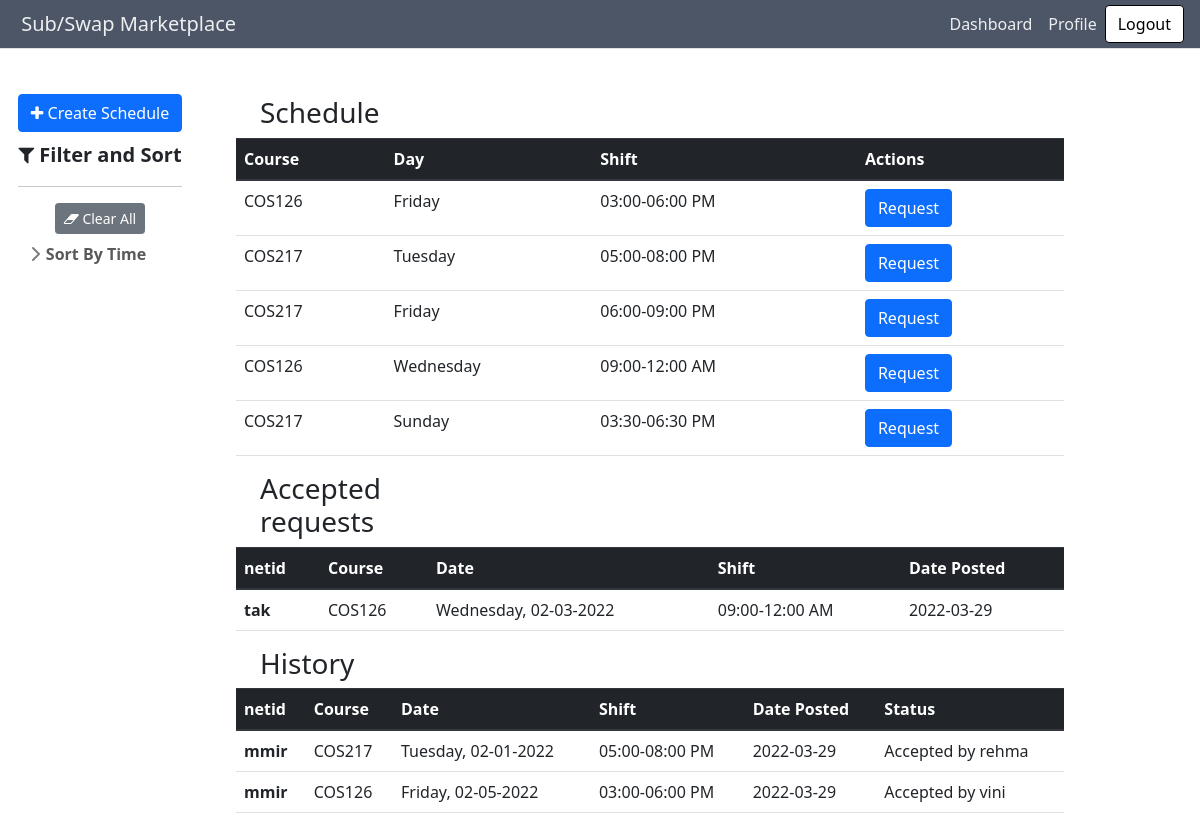
The app's page /profile (signed in) with its own data.
### subapp/models.py (models this page shows, shortened)
class Shift(db.Model):
    id = db.Column(db.Integer, primary_key=True)
    day = db.Column(db.String(10), nullable=False)
    start = db.Column(db.Time, nullable=False)
    end = db.Column(db.Time, nullable=False)
    course = db.Column(db.String(120), nullable=False)
    staff = db.relationship(
        "User", secondary=a_assigned_shifts, back_populates="schedule")
    requests = db.relationship(
        "Request", secondary=a_requested_shifts, back_populates="shift")

class Request(db.Model):
    id = db.Column(db.Integer, primary_key=True)
    swap = db.Column(db.Boolean, default=False, nullable=False)
    base_price = db.Column(db.Integer, nullable=False)
    accepted = db.Column(db.Boolean, default=False, nullable=False)
    bonus = db.Column(db.Integer, nullable=False, default=0)
    date_posted = db.Column(db.DateTime, nullable=False, default=datetime.utcnow)
    date_requested = db.Column(db.DateTime, nullable=False)
    posted_by = db.relationship(
        "User", secondary=a_posted_requests, back_populates='posted_requests')
    accepted_by = db.relationship(
        "User", secondary=a_accepted_requests, back_populates='accepted_requests')
    shift = db.relationship(
        "Shift", secondary=a_requested_shifts, back_populates="requests")

class User(db.Model, UserMixin):
    id = db.Column(db.Integer, primary_key=True)
    netid = db.Column(db.String(120), unique=True, nullable=False)
    balance = db.Column(db.Integer, default=0)
    posted_requests = db.relationship(
        "Request", secondary=a_posted_requests, back_populates='posted_by')
    accepted_requests = db.relationship(
        "Request", secondary=a_accepted_requests, back_populates='accepted_by')
    schedule = db.relationship("Shift", secondary=a_assigned_shifts, back_populates='staff')
    def inactive_requests(self):
        return [request for request in self.posted_requests if request.accepted]

### subapp/main/routes.py (the view)
@main.route("/profile", methods=['GET', 'PUT'])
@login_required
def profile():
    html = render_template('main/profile.html', shifts=current_user.schedule, requests=current_user.accepted_requests, history=current_user.inactive_requests())
    return make_response(html)

### subapp/models.py (called while the page is built)
@login_manager.user_loader
def load_user(user_id):
    return User.query.get(int(user_id))

### subapp/main/templates/main/profile.html (shortened to what this page needs)
{% extends "main/base.html" %}
{% import 'bootstrap/wtf.html' as wtf %}
{% block content %}
<div class="container-fluid">
  <div class="row align-items-start">
    <div class="sticky sidebar_container col-md-2">
      {% with tags_by_category=tags_by_category %} {% include
      "main/sidebar.html" %} {%endwith%}
    </div>
    <div class="col-md-9">
      <section class="py-5">
        <div class="items_container container px-4 px-lg-5">
          <div id="posts" class="
              row
              gx-4 gx-lg-5
              row-cols-1 row-cols-md-2 row-cols-xl-3
              justify-content-left
            ">
            <table class="table">
              <h3>Schedule</h3>
              <thead class="thead-dark">
                <tr>
                  <th scope="col">Course</th>
                  <th scope="col">Day</th>
                  <th scope="col">Shift</th>
                  <th scope="col">Actions</th>
                </tr>
              </thead>
              <tbody>
                {% for shift in shifts %}
                <tr>
                  <td>{{shift.course}}</td>
                  <td>{{shift.day}}</td>
                  <td> {{shift.start.strftime("%I:%M")}}-{{shift.end.strftime("%I:%M %p")}}</td>
                  <td>
                    <a href="{{url_for('requests.create_request', shiftid=shift.id)}}" class="btn btn-primary" role="button" >Request</a>
                  </td>
                </tr>
                {% endfor %}
              </tbody>
            </table>
            <table class="table">
              <h3>Accepted requests</h3>
              <thead class="thead-dark">
                <tr>
                  <th scope="col">netid</th>
                  <th scope="col">Course</th>
                  <th scope="col">Date</th>
                  <th scope="col">Shift</th>
                  <th scope="col">Date Posted</th>
                </tr>
              </thead>
              <tbody>
                {% for request in requests%}
                <tr>
                  <th scope="row">{{request.posted_by[0].netid}}</th>
                  <td>{{request.shift[0].course}}</td>
                  <td>{{request.shift[0].day}}, {{request.date_requested.strftime('%m-%d-%Y')}}</td>
                  <td> {{request.shift[0].start.strftime("%I:%M")}}-{{request.shift[0].end.strftime("%I:%M %p")}}</td>
                  <td>{{ request.date_posted.strftime('%Y-%m-%d') }}</td>
                </tr>
                {% endfor %}
              </tbody>
            </table>
            <table class="table">
              <h3>History</h3>
              <thead class="thead-dark">
                <tr>
                  <th scope="col">netid</th>
                  <th scope="col">Course</th>
                  <th scope="col">Date</th>
                  <th scope="col">Shift</th>
                  <th scope="col">Date Posted</th>
                  <th scope="col">Status</th>
                </tr>
              </thead>
              <tbody>
                {% for request in history%}
                <tr>
                  <th scope="row">{{request.posted_by[0].netid}}</th>
                  <td>{{request.shift[0].course}}</td>
                  <td>{{request.shift[0].day}}, {{request.date_requested.strftime('%m-%d-%Y')}}</td>
                  <td> {{request.shift[0].start.strftime("%I:%M")}}-{{request.shift[0].end.strftime("%I:%M %p")}}</td>
                  <td>{{ request.date_posted.strftime('%Y-%m-%d') }}</td>
                  <td>Accepted by {{request.accepted_by[0].netid}}</td>
                </tr>
                {% endfor %}
              </tbody>
            </table>
      </section>
    </div>
  </div>
</div>
<link rel="stylesheet"
  href="https://cdnjs.cloudflare.com/ajax/libs/bootstrap-datepicker/1.4.1/css/bootstrap-datepicker3.css" />
{% endblock content %}

### subapp/main/static/css/sidebars.css (style rules this page uses)
body { min-height: 100vh; min-height: -webkit-fill-available; }
html { height: -webkit-fill-available; }

### records on screen
Shift: course "COS126", day "Friday", start "03:00", end "06:00 PM"
Shift: course "COS217", day "Tuesday", start "05:00", end "08:00 PM"
Shift: course "COS217", day "Friday", start "06:00", end "09:00 PM"
Shift: course "COS126", day "Wednesday", start "09:00", end "12:00 AM"
Shift: course "COS217", day "Sunday", start "03:30", end "06:30 PM"
Request: netid "tak", course "COS126", day "Wednesday", date_requested "02-03-2022", start "09:00", end "12:00 AM", date_posted "2022-03-29"
Request: netid "mmir", course "COS217", day "Tuesday", date_requested "02-01-2022", start "05:00", end "08:00 PM", date_posted "2022-03-29", netid "rehma"
Request: netid "mmir", course "COS126", day "Friday", date_requested "02-05-2022", start "03:00", end "06:00 PM", date_posted "2022-03-29", netid "vini"
